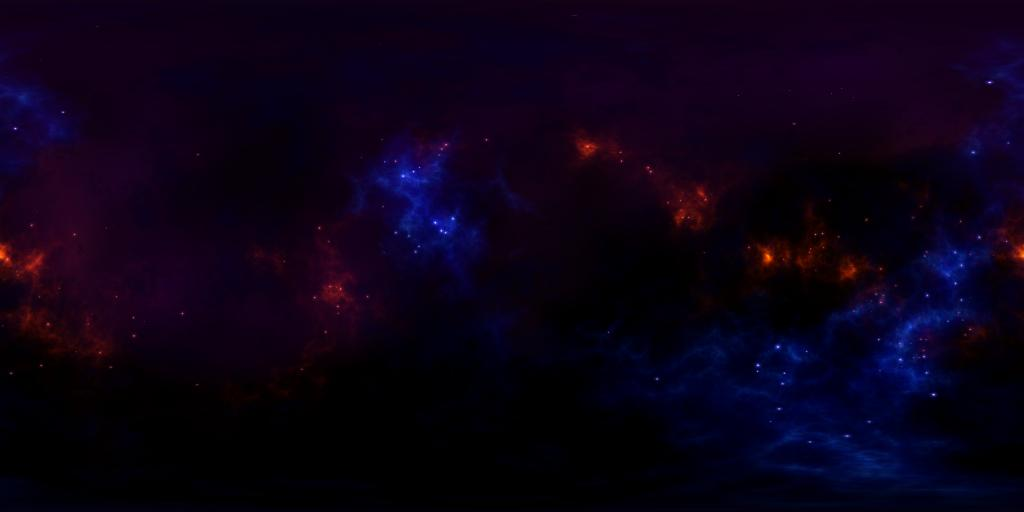
#> input picture bin/data/old/latlongmap.jpg, 1024 x 512 px
$ python image2skybox.py latlongmap.jpg
#> lines starting #> are read from the running program, lines starting #| are printed output that depends on the picture
import Image
import sys, os

list = {0:"f", 1:"l", 2:"r", 3:"b", 4:"d", 5:"t"}
filenames=[]

for infile in (sys.argv[1:]):
	for a in range(0, 6):
		filenames.append(infile.replace('%c', list[a]))

#open images
frontimage = Image.open(filenames[0])
#> frontimage is the input picture: PIL image 1024x512 RGB; mean R, G, B 11.4, 1.5, 21.9
leftimage  = Image.open(filenames[1])
rightimage = Image.open(filenames[2])
backimage  = Image.open(filenames[3])
downimage  = Image.open(filenames[4])
topimage   = Image.open(filenames[5])

#get dimensions of image
dimensions = frontimage.size
#> dimensions = (1024, 512)

#Create new image + past old images into it
newimage = Image.new(frontimage.mode,(dimensions[0]*4, dimensions[1]*3), "white")
#> newimage: PIL image 4096x1536 RGB; every value is 255
newimage.paste(frontimage, frontimage.size)
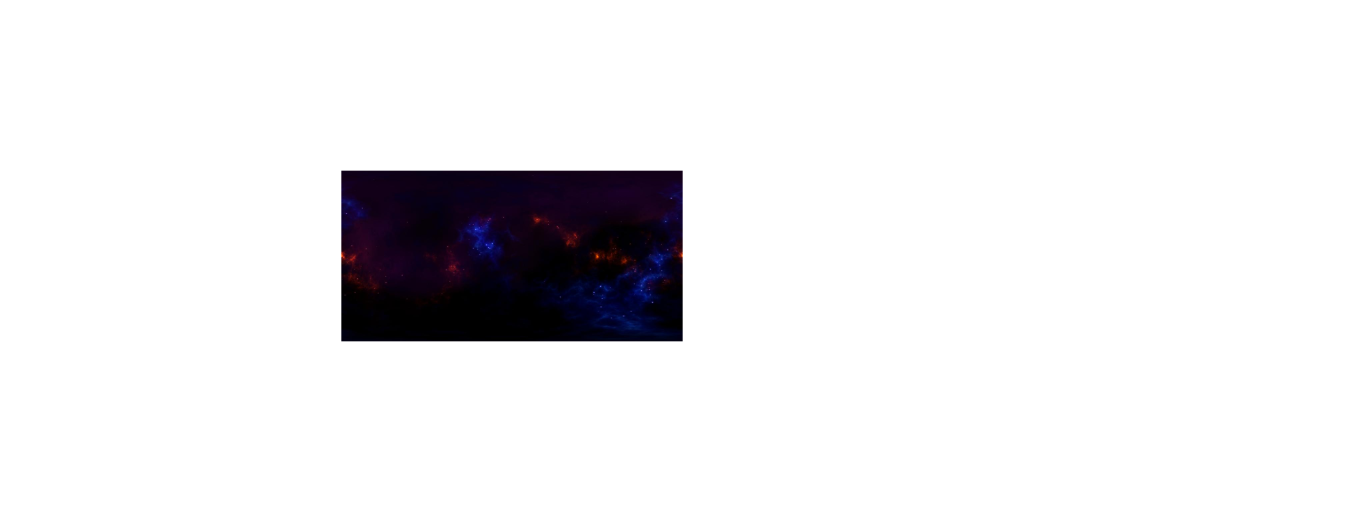
#> newimage: PIL image 4096x1536 RGB (shown at 1/3 size); mean R, G, B 234.7, 233.9, 235.6
newimage.paste(leftimage , (0, frontimage.size[1]))
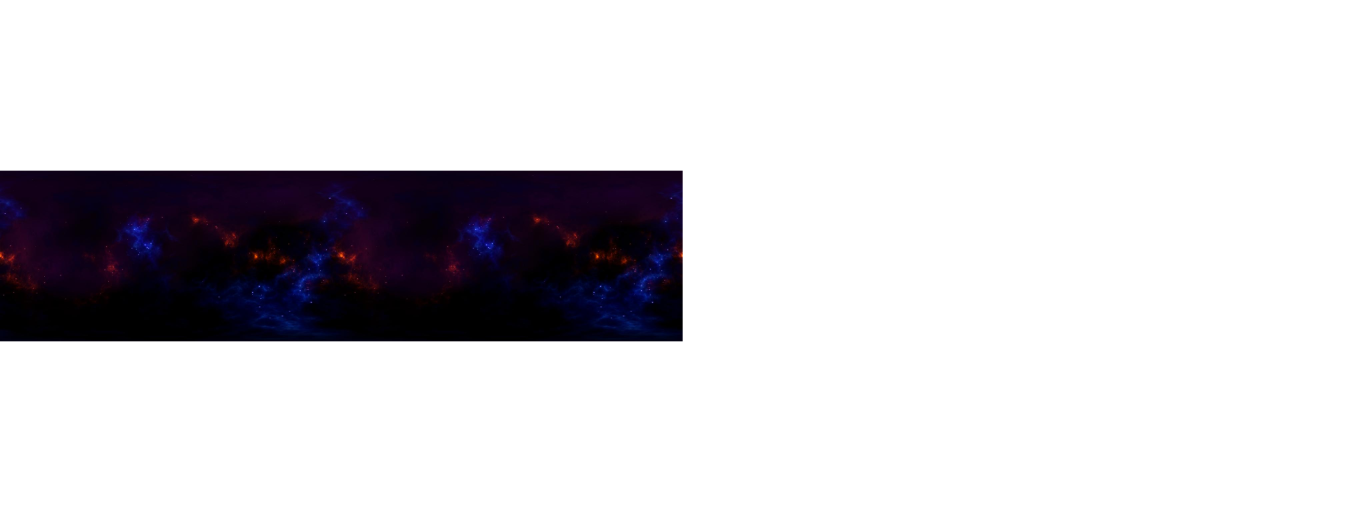
#> newimage: PIL image 4096x1536 RGB (shown at 1/3 size); mean R, G, B 214.4, 212.7, 216.2
newimage.paste(topimage  , (frontimage.size[0], 0))
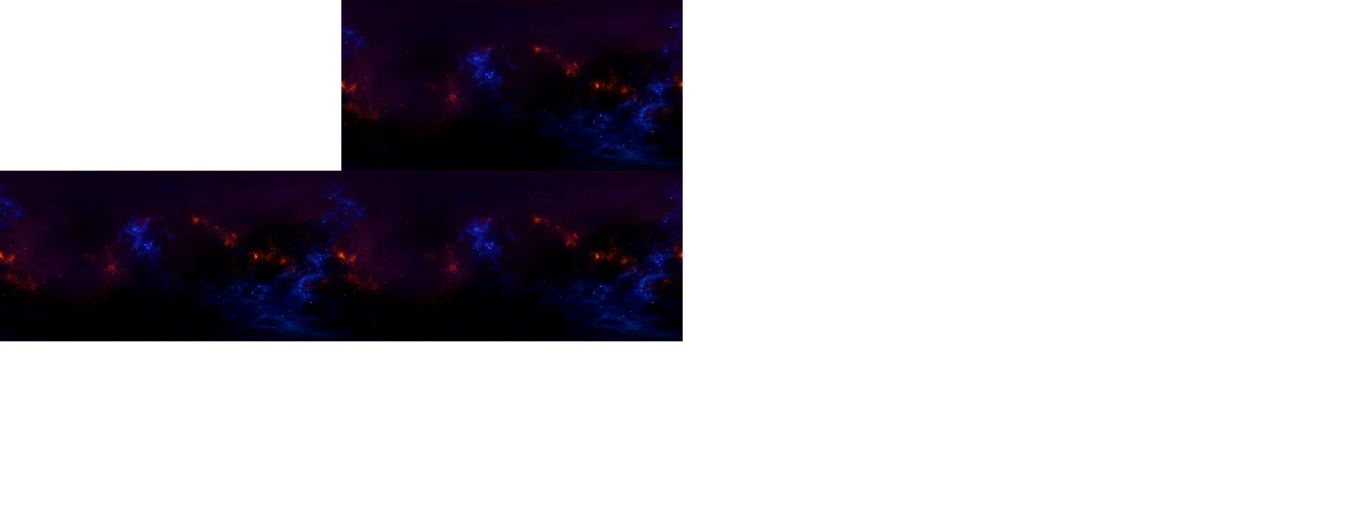
#> newimage: PIL image 4096x1536 RGB (shown at 1/3 size); mean R, G, B 194.1, 191.6, 196.7
newimage.paste(downimage , (frontimage.size[0], frontimage.size[1]*2))
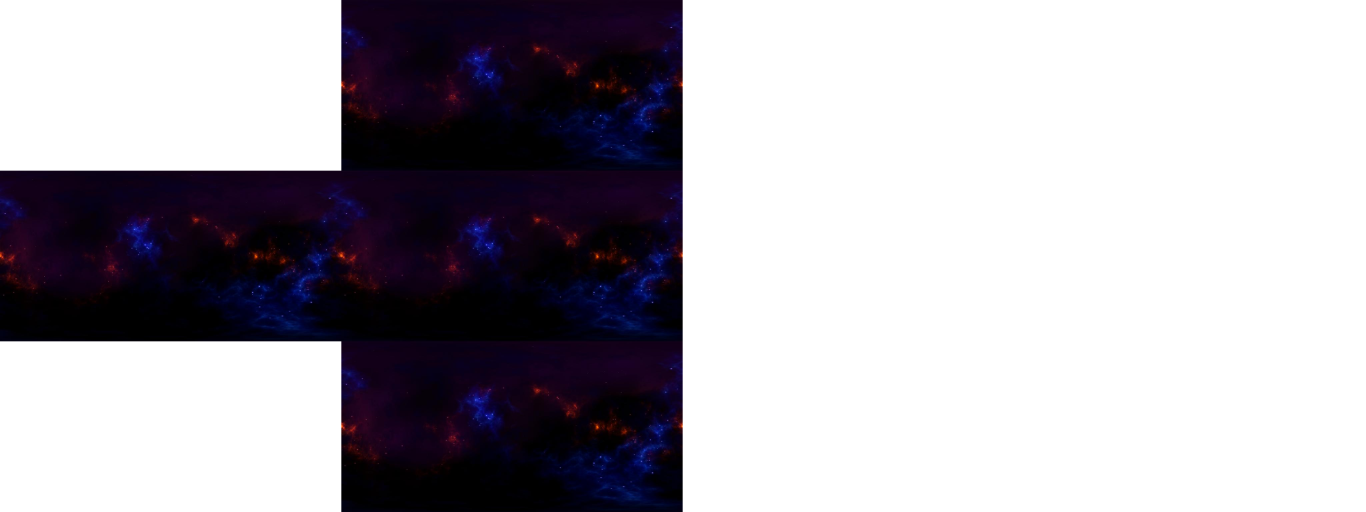
#> newimage: PIL image 4096x1536 RGB (shown at 1/3 size); mean R, G, B 173.8, 170.5, 177.3
newimage.paste(rightimage, (frontimage.size[0]*2, frontimage.size[1]))
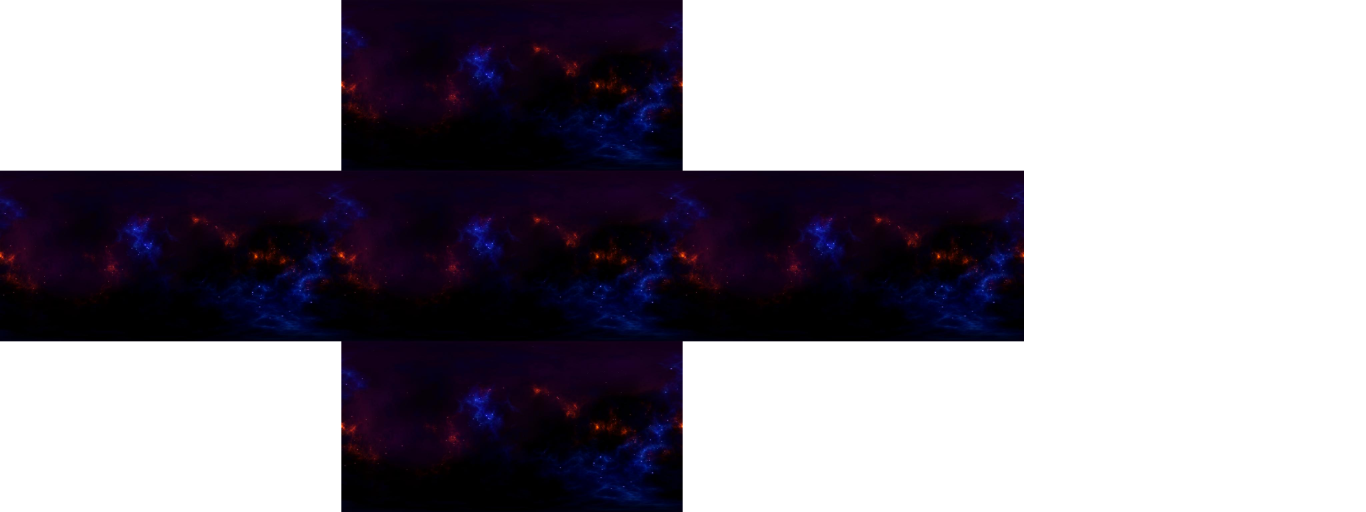
#> newimage: PIL image 4096x1536 RGB (shown at 1/3 size); mean R, G, B 153.5, 149.4, 157.9
newimage.paste(backimage , (frontimage.size[0]*3, frontimage.size[1]))
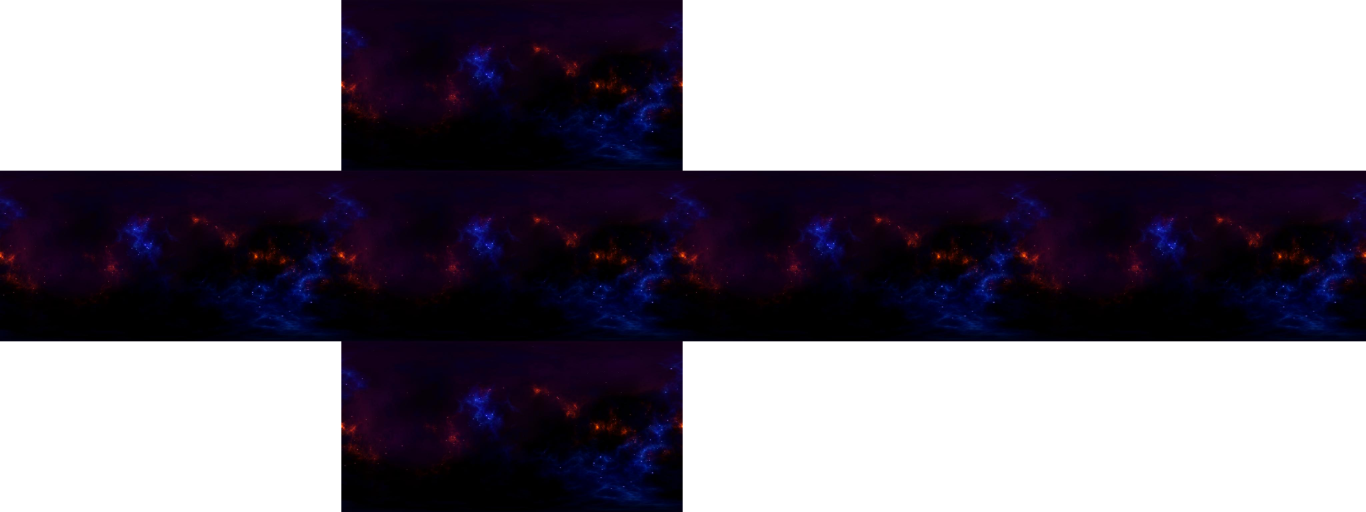
#> newimage: PIL image 4096x1536 RGB (shown at 1/3 size); mean R, G, B 133.2, 128.2, 138.5
newimage.show()

$ run again, on bin/data/old/negative_x.png
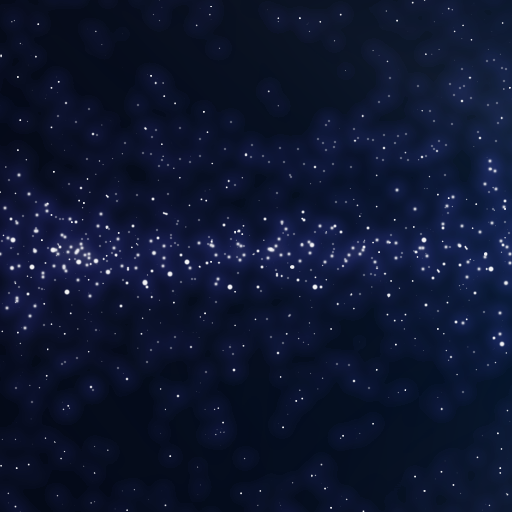
#> input picture bin/data/old/negative_x.png, 512 x 512 px
#> frontimage is the input picture: PIL image 512x512 RGB; mean R, G, B 13.2, 21.9, 47.7
#> `newimage.paste(rightimage, (frontimage.size[0]*2, frontimage.size[1]))`:
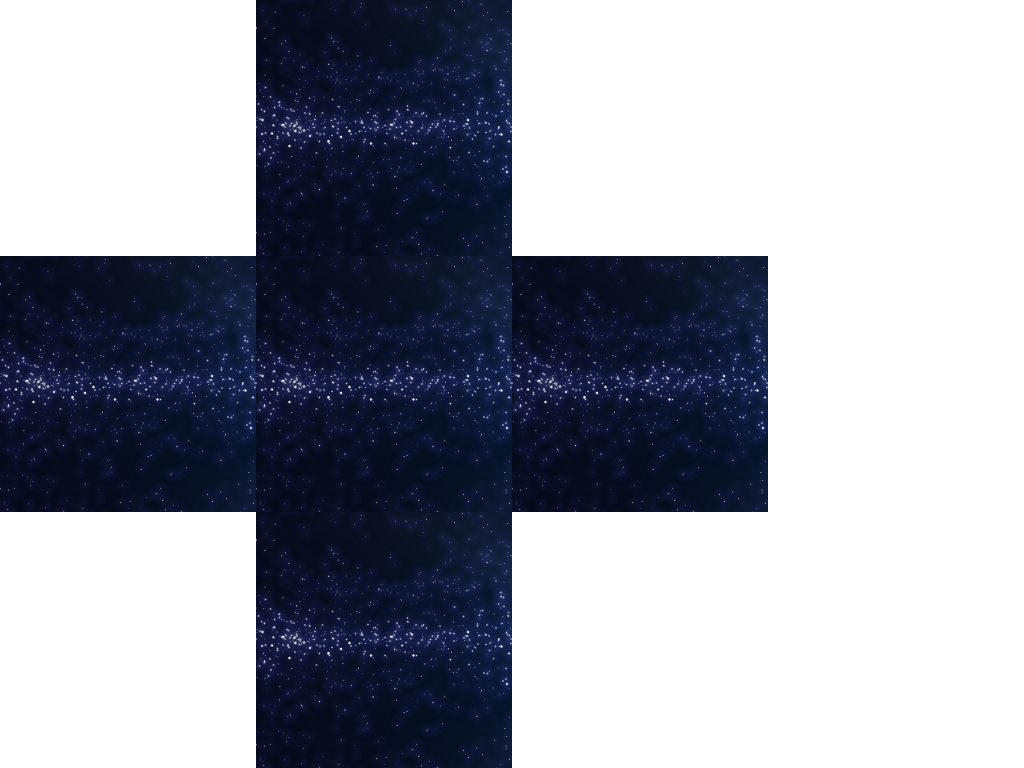
#> newimage: PIL image 2048x1536 RGB (shown at 1/2 size); mean R, G, B 154.3, 157.9, 168.6
#> `newimage.paste(backimage , (frontimage.size[0]*3, frontimage.size[1]))`:
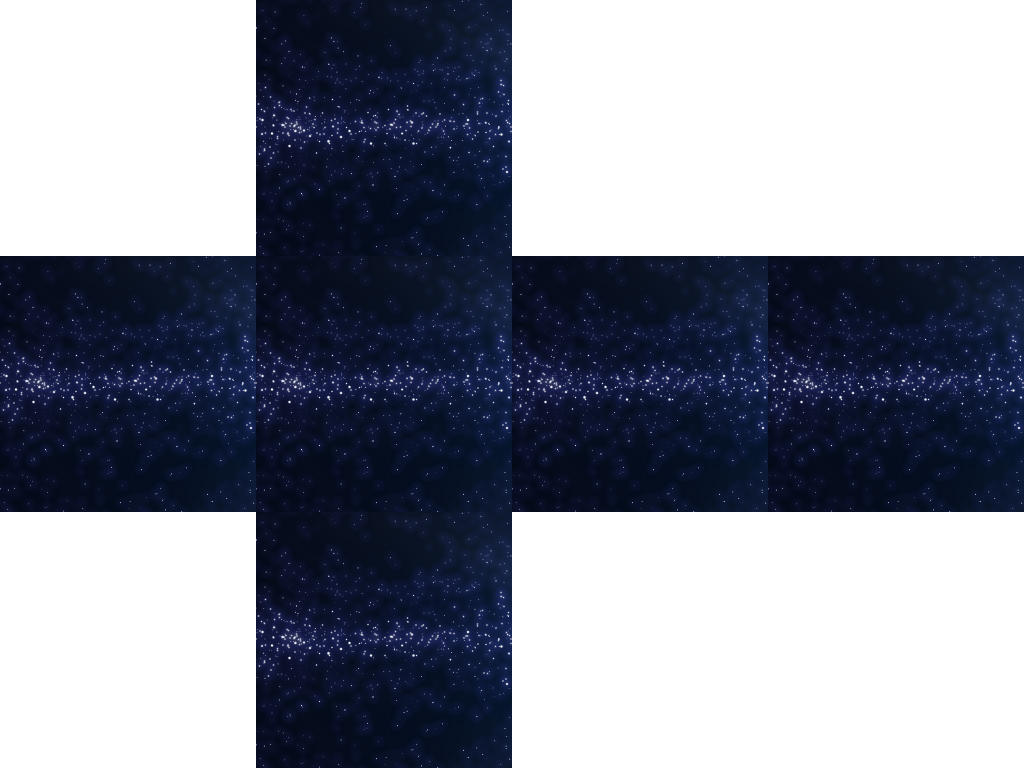
#> newimage: PIL image 2048x1536 RGB (shown at 1/2 size); mean R, G, B 134.1, 138.5, 151.3

$ run again, on bin/data/old/negative_y.png
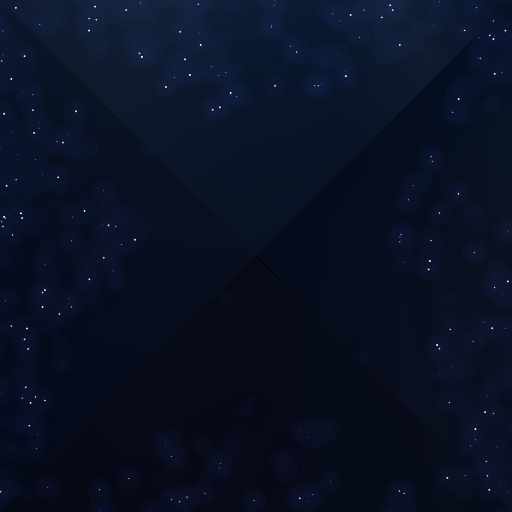
#> input picture bin/data/old/negative_y.png, 512 x 512 px
#> frontimage is the input picture: PIL image 512x512 RGB; mean R, G, B 9.2, 17.1, 35.4
#> `newimage.paste(rightimage, (frontimage.size[0]*2, frontimage.size[1]))`:
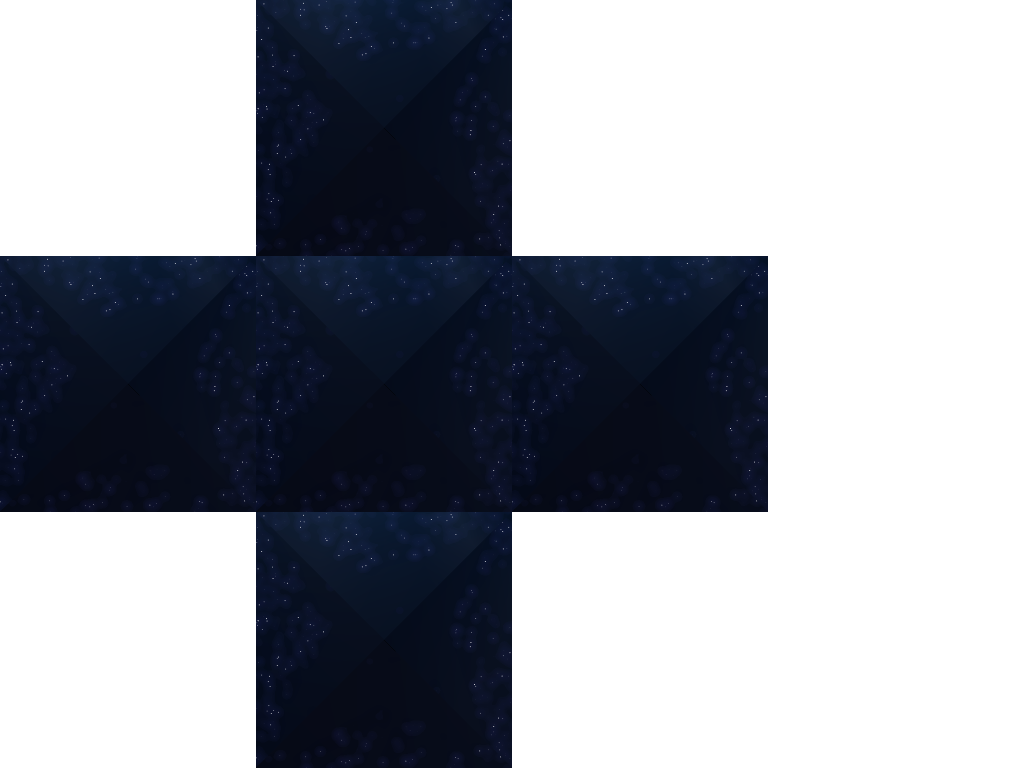
#> newimage: PIL image 2048x1536 RGB (shown at 1/2 size); mean R, G, B 152.6, 155.9, 163.5
#> `newimage.paste(backimage , (frontimage.size[0]*3, frontimage.size[1]))`:
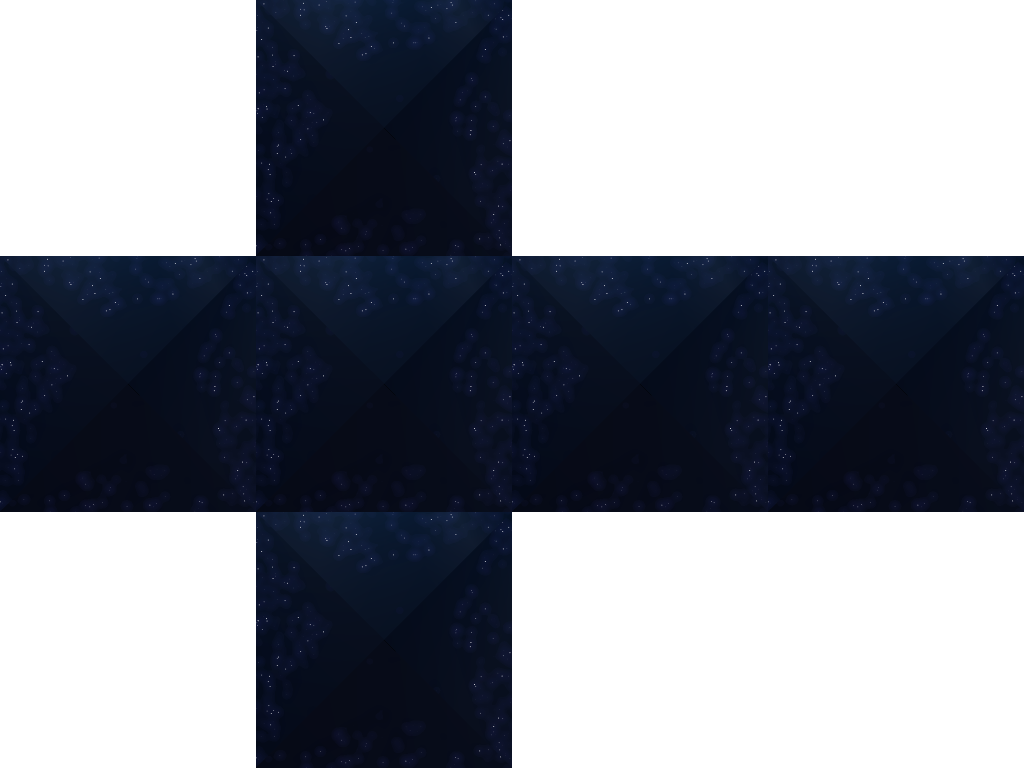
#> newimage: PIL image 2048x1536 RGB (shown at 1/2 size); mean R, G, B 132.1, 136, 145.2
